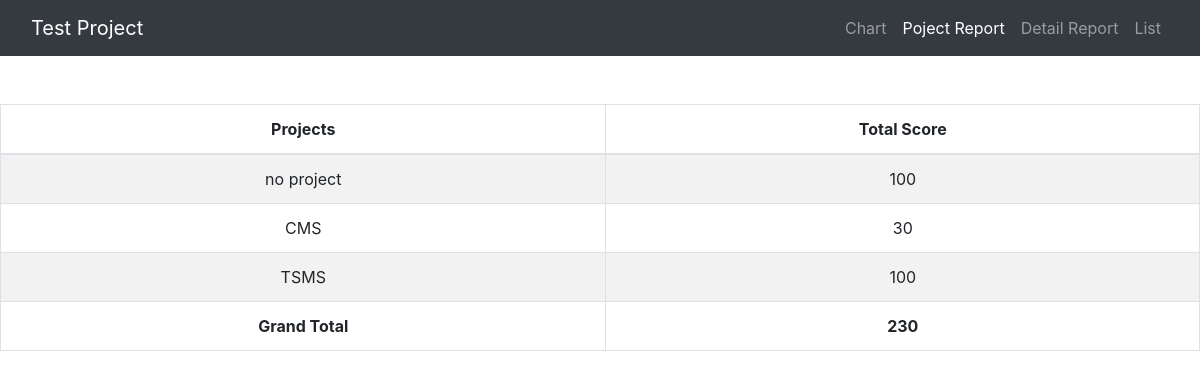
The page /project_report_page.php on the database its author committed.
### tables this page shows
CREATE TABLE `project_report` (
  `project_report_id` int(255) NOT NULL,
  `project_name` varchar(100) NOT NULL,
  `score` int(255) NOT NULL
);

### project_report_page.php (the view, shortened to what this page needs)
<!DOCTYPE html>
<html>
<head>
    <link rel="stylesheet" href="https://maxcdn.bootstrapcdn.com/bootstrap/4.1.3/css/bootstrap.min.css">
</head>
<body>
    <nav class="navbar navbar-expand-sm bg-dark navbar-dark navbar-fixed-top">
        <div class="container-fluid">
            <div class="navbar-header">
                <a class="navbar-brand" href="#">Test Project</a>
            </div>
            <ul class="navbar-nav">
                <li class="nav-item">
                    <a class="nav-link" href="index.php">Chart</a>
                </li>
                <li class="nav-item active">
                    <a class="nav-link" href="#">Poject Report</a>
                </li>
                <li class="nav-item">
                    <a class="nav-link" href="detail_report_page.php">Detail Report</a>
                </li>
                <li class="nav-item">
                    <a class="nav-link" href="list_page.php">List</a>
                </li>
            </ul>
        </div>
    </nav>
    <br><br>
    <div class="table-responsive text-center">
        <table class="table table-bordered table-striped table-hover">
            <thead>
                <tr>
                    <th>Projects</th>
                    <th>Total Score</th>
                </tr>
            </thead>
            <tbody>
                <?php
                require('conn.php');
                $query = mysqli_query($conn, 'SELECT * FROM project_report');
                while($row = mysqli_fetch_object($query)) {
                    echo '
                    <tr>
                        <td>'.$row->project_name.'</td>
                        <td>'.$row->score.'</td>
                    </tr>';
                }
                ?>
                <tr>
                    <td><b>Grand Total</b></td>
                    <td>
                        <?php
                        require('conn.php');
                        $query = mysqli_query($conn, 'SELECT * FROM project_report');
                        $total_score = 0;
                        while($row = mysqli_fetch_object($query)) {
                            $total_score += $row->score;
                        }
                        echo '<b>'.$total_score.'</b>';
                        ?>
                    </td>
                </tr>
            </tbody>
        </table>
    </div>
</body>
</html>

### rows shown on the page
project_report: project_name "no project", score "100"
project_report: project_name "CMS", score "30"
project_report: project_name "TSMS", score "100"

### other values the page prints
$total_score "230"
